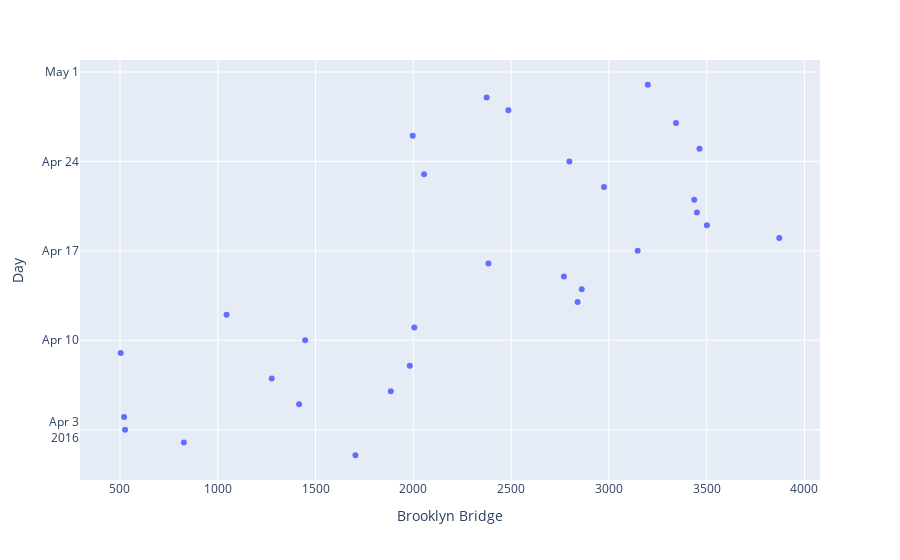

Notebook cell for this chart:
### Code cell
# Show a scatter plot of the Brooklyn Bridge vs Day
scatter_fig = plt.scatter(bikecounts_df, y='Day', x='Brooklyn Bridge')
scatter_fig.show()

### Figure 1 — Plotly figure (JSON) as saved in the notebook; plotly's stock layout.template omitted (floating-point values rounded to 4 significant figures)
{"data": [{"hovertemplate": "Brooklyn Bridge=%{x}<br>Day=%{y}<extra></extra>", "legendgroup": "", "marker": {"color": "#636efa", "symbol": "circle"}, "mode": "markers", "name": "", "orientation": "h", "showlegend": false, "type": "scatter", "x": [1704, 827, 526, 521, 1416, 1885, 1276, 1982, 504, 1447, 2005, 1045, 2840, 2861, 2770, 2384, 3147, 3871, 3501, 3450, 3436, 2975, 2055, 2798, 3463, 1997, 3343, 2486, 2375, 3199], "xaxis": "x", "y": ["2016-04-01T00:00:00", "2016-04-02T00:00:00", "2016-04-03T00:00:00", "2016-04-04T00:00:00", "2016-04-05T00:00:00", "2016-04-06T00:00:00", "2016-04-07T00:00:00", "2016-04-08T00:00:00", "2016-04-09T00:00:00", "2016-04-10T00:00:00", "2016-04-11T00:00:00", "2016-04-12T00:00:00", "2016-04-13T00:00:00", "2016-04-14T00:00:00", "2016-04-15T00:00:00", "2016-04-16T00:00:00", "2016-04-17T00:00:00", "2016-04-18T00:00:00", "2016-04-19T00:00:00", "2016-04-20T00:00:00", "2016-04-21T00:00:00", "2016-04-22T00:00:00", "2016-04-23T00:00:00", "2016-04-24T00:00:00", "2016-04-25T00:00:00", "2016-04-26T00:00:00", "2016-04-27T00:00:00", "2016-04-28T00:00:00", "2016-04-29T00:00:00", "2016-04-30T00:00:00"], "yaxis": "y"}], "layout": {"legend": {"tracegroupgap": 0}, "margin": {"t": 60}, "xaxis": {"anchor": "y", "domain": [0, 1], "title": {"text": "Brooklyn Bridge"}}, "yaxis": {"anchor": "x", "domain": [0, 1], "title": {"text": "Day"}}}}
